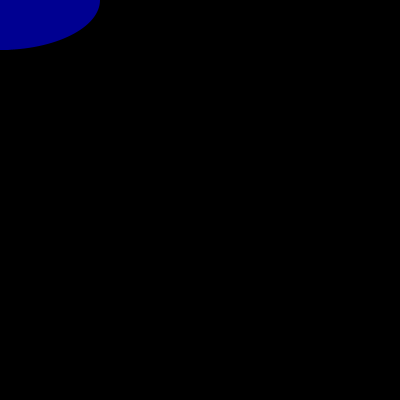
Frame 1 (no input)
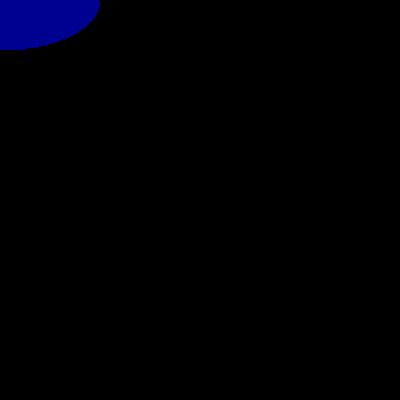
Frame 60 (the mouse pressed at the canvas centre just before this capture)
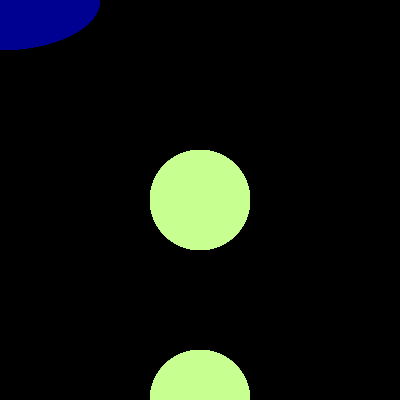
Frame 120 (the mouse held since frame 60 and released just before this capture)

The Processing sketch that drew these frames (run headless with seeded random() and noise(); from frame 60 on, the mouse is pressed at the canvas centre):

// Processing sketch: sketch_170915a
// ── sketch_170915a.pde
void setup() {
  size(400, 400);
  background(0);
}

void draw() {

noStroke();
fill(mouseX,mouseY*2,145);
ellipse( mouseX,mouseY*1, 100,100);
ellipse( mouseX,mouseY*2, 100,100);
ellipse( mouseX,mouseY*3, 100,100);
ellipse( mouseX,mouseY*4, 100,100);
ellipse( mouseX,mouseY*5, 100,100);
ellipse( mouseX,mouseY*6, 100,100);
ellipse( mouseX,mouseY*7, 200,100);

}
